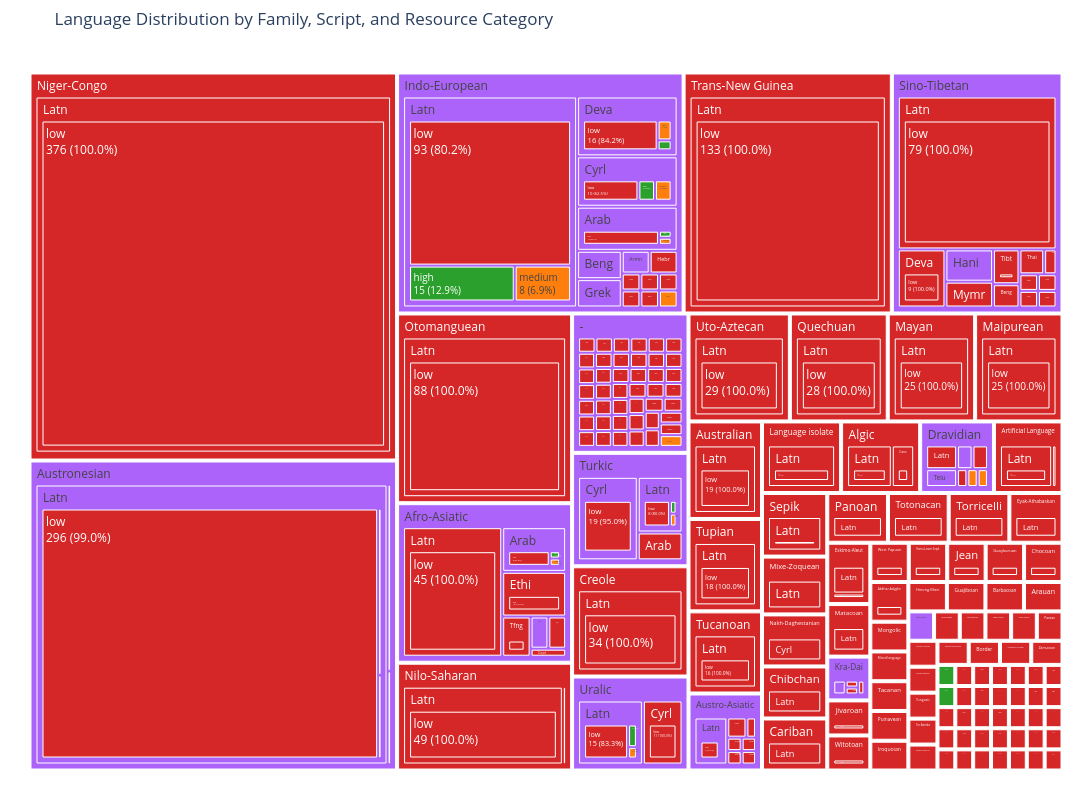
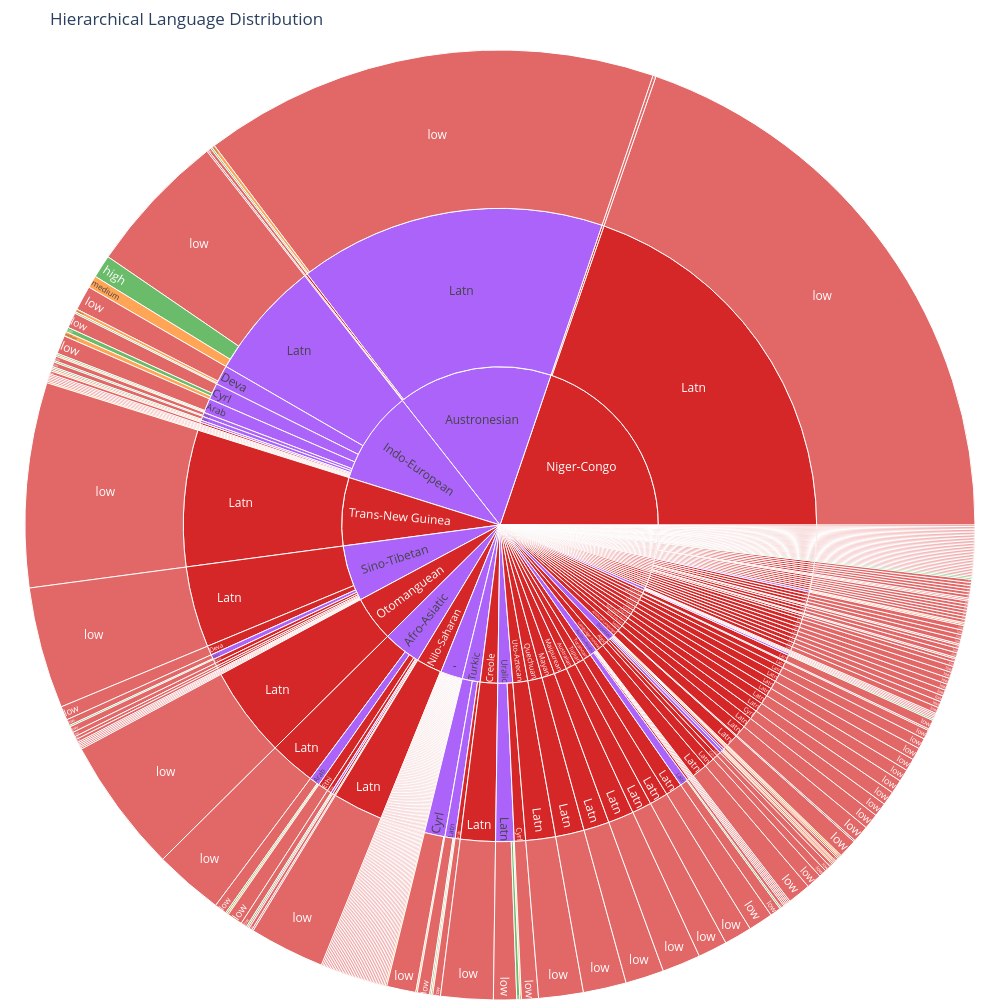

Notebook code cell kept with these figures, in order:
### Code cell
# Show representation of resource_category, script and family through a single visualization?
# Create a hierarchical visualization using treemap
import plotly.express as px

# Prepare aggregated data for visualization
agg_data = fw2_lang_doc_distr_df.groupby(['family', 'script', 'resource_category']).size().reset_index(name='count')

# Create treemap visualization
fig = px.treemap(
    agg_data,
    path=['family', 'script', 'resource_category'],
    values='count',
    color='resource_category',
    color_discrete_map={
        'high': '#2ca02c',      # Green
        'medium': '#ff7f0e',    # Orange
        'low': '#d62728'        # Red
    },
    title='Language Distribution by Family, Script, and Resource Category',
    width=1200,
    height=800
)

# Update layout for better readability
fig.update_traces(
    textinfo='label+percent parent',
    texttemplate='%{label}<br>%{value} (%{percentParent:.1%})'
)
fig.update_layout(
    margin=dict(t=50, l=25, r=25, b=25)
)

# Show the plot
fig.show()

# Alternative: Create a sunburst plot for radial visualization
fig_sunburst = px.sunburst(
    agg_data,
    path=['family', 'script', 'resource_category'],
    values='count',
    color='resource_category',
    color_discrete_map={
        'high': '#2ca02c',
        'medium': '#ff7f0e',
        'low': '#d62728'
    },
    title='Hierarchical Language Distribution',
    width=1000,
    height=1000
)

fig_sunburst.update_layout(margin=dict(t=50, l=0, r=0, b=0))
fig_sunburst.show()

### Figure 1 — Plotly figure (JSON) as saved in the notebook; plotly's stock layout.template omitted (floating-point values rounded to 4 significant figures; data arrays with more than 128 entries replaced by an {"elided": "..."} marker saying what was removed)
{"data": [{"branchvalues": "total", "customdata": {"elided": "536x1 str values"}, "domain": {"x": [0, 1], "y": [0, 1]}, "hovertemplate": "labels=%{label}<br>count=%{value}<br>parent=%{parent}<br>id=%{id}<br>resource_category=%{customdata[0]}<extra></extra>", "ids": {"elided": "536 str values"}, "labels": {"elided": "536 str values"}, "marker": {"colors": {"elided": "536 str values"}}, "name": "", "parents": {"elided": "536 str values"}, "textinfo": "label+percent parent", "texttemplate": "%{label}<br>%{value} (%{percentParent:.1%})", "type": "treemap", "values": {"elided": "536 float values"}}], "layout": {"height": 800, "legend": {"tracegroupgap": 0}, "margin": {"b": 25, "l": 25, "r": 25, "t": 50}, "title": {"text": "Language Distribution by Family, Script, and Resource Category"}, "width": 1200}}

### Figure 2 — Plotly figure (JSON) as saved in the notebook; plotly's stock layout.template omitted (floating-point values rounded to 4 significant figures; data arrays with more than 128 entries replaced by an {"elided": "..."} marker saying what was removed)
{"data": [{"branchvalues": "total", "customdata": {"elided": "536x1 str values"}, "domain": {"x": [0, 1], "y": [0, 1]}, "hovertemplate": "labels=%{label}<br>count=%{value}<br>parent=%{parent}<br>id=%{id}<br>resource_category=%{customdata[0]}<extra></extra>", "ids": {"elided": "536 str values"}, "labels": {"elided": "536 str values"}, "marker": {"colors": {"elided": "536 str values"}}, "name": "", "parents": {"elided": "536 str values"}, "type": "sunburst", "values": {"elided": "536 float values"}}], "layout": {"height": 1000, "legend": {"tracegroupgap": 0}, "margin": {"b": 0, "l": 0, "r": 0, "t": 50}, "title": {"text": "Hierarchical Language Distribution"}, "width": 1000}}
